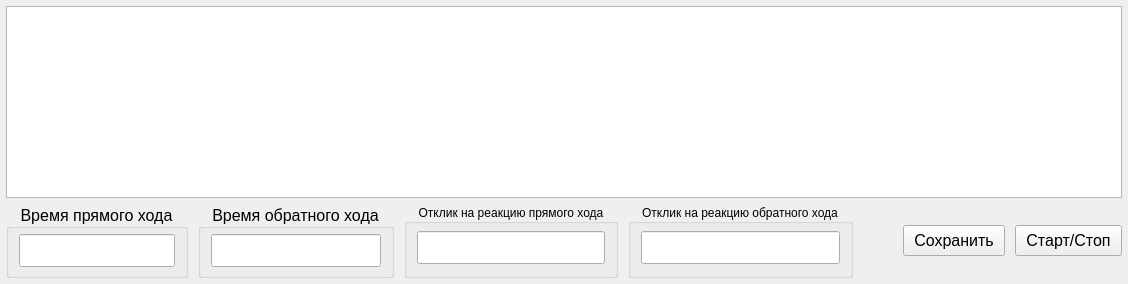
      <widget class="QWidget" name="tab_strokeTest">
       <property name="enabled">
        <bool>true</bool>
       </property>
       <property name="focusPolicy">
        <enum>Qt::FocusPolicy::StrongFocus</enum>
       </property>
       <attribute name="title">
        <string>Тест полного хода</string>
       </attribute>
       <layout class="QVBoxLayout" name="verticalLayout_26">
        <property name="leftMargin">
         <number>6</number>
        </property>
        <property name="topMargin">
         <number>6</number>
        </property>
        <property name="rightMargin">
         <number>6</number>
        </property>
        <property name="bottomMargin">
         <number>6</number>
        </property>
        <item>
         <widget class="Widgets::Chart::ChartView" name="Chart_stroke"/>
        </item>
        <item>
         <layout class="QHBoxLayout" name="horizontalLayout_strokeTest_menu">
          <property name="spacing">
           <number>10</number>
          </property>
          <item>
           <widget class="QGroupBox" name="groupBox_strokeTest_forwardTime">
            <property name="font">
             <font>
              <family>Segoe UI</family>
              <pointsize>12</pointsize>
             </font>
            </property>
            <property name="title">
             <string>Время прямого хода</string>
            </property>
            <property name="alignment">
             <set>Qt::AlignmentFlag::AlignCenter</set>
            </property>
            <layout class="QHBoxLayout" name="horizontalLayout_19">
             <property name="spacing">
              <number>0</number>
             </property>
             <property name="leftMargin">
              <number>10</number>
             </property>
             <property name="topMargin">
              <number>5</number>
             </property>
             <property name="rightMargin">
              <number>10</number>
             </property>
             <property name="bottomMargin">
              <number>8</number>
             </property>
             <item>
              <widget class="QLineEdit" name="lineEdit_strokeTest_forwardTime">
               <property name="sizePolicy">
                <sizepolicy hsizetype="Expanding" vsizetype="Maximum">
                 <horstretch>0</horstretch>
                 <verstretch>0</verstretch>
                </sizepolicy>
               </property>
               <property name="font">
                <font>
                 <family>Segoe UI</family>
                 <pointsize>12</pointsize>
                </font>
               </property>
               <property name="focusPolicy">
                <enum>Qt::FocusPolicy::NoFocus</enum>
               </property>
               <property name="styleSheet">
                <string notr="true">padding: 5px 5px;</string>
               </property>
               <property name="alignment">
                <set>Qt::AlignmentFlag::AlignCenter</set>
               </property>
               <property name="readOnly">
                <bool>true</bool>
               </property>
              </widget>
             </item>
            </layout>
           </widget>
          </item>
          <item>
           <widget class="QGroupBox" name="groupBox__strokeTest_backwardTime">
            <property name="font">
             <font>
              <family>Segoe UI</family>
              <pointsize>12</pointsize>
             </font>
            </property>
            <property name="title">
             <string>Время обратного хода</string>
            </property>
            <property name="alignment">
             <set>Qt::AlignmentFlag::AlignCenter</set>
            </property>
            <layout class="QHBoxLayout" name="horizontalLayout_20">
             <property name="spacing">
              <number>0</number>
             </property>
             <property name="leftMargin">
              <number>10</number>
             </property>
             <property name="topMargin">
              <number>5</number>
             </property>
             <property name="rightMargin">
              <number>10</number>
             </property>
             <property name="bottomMargin">
              <number>8</number>
             </property>
             <item>
              <widget class="QLineEdit" name="lineEdit_strokeTest_backwardTime">
               <property name="sizePolicy">
                <sizepolicy hsizetype="Expanding" vsizetype="Maximum">
                 <horstretch>0</horstretch>
                 <verstretch>0</verstretch>
                </sizepolicy>
               </property>
               <property name="font">
                <font>
                 <family>Segoe UI</family>
                 <pointsize>12</pointsize>
                </font>
               </property>
               <property name="focusPolicy">
                <enum>Qt::FocusPolicy::NoFocus</enum>
               </property>
               <property name="styleSheet">
                <string notr="true">padding: 5px 5px;</string>
               </property>
               <property name="alignment">
                <set>Qt::AlignmentFlag::AlignCenter</set>
               </property>
               <property name="readOnly">
                <bool>true</bool>
               </property>
              </widget>
             </item>
            </layout>
           </widget>
          </item>
          <item>
           <widget class="QGroupBox" name="groupBox_5">
            <property name="focusPolicy">
             <enum>Qt::FocusPolicy::NoFocus</enum>
            </property>
            <property name="title">
             <string>Отклик на реакцию прямого хода</string>
            </property>
            <property name="alignment">
             <set>Qt::AlignmentFlag::AlignCenter</set>
            </property>
            <layout class="QVBoxLayout" name="verticalLayout_16">
             <property name="spacing">
              <number>0</number>
             </property>
             <property name="leftMargin">
              <number>10</number>
             </property>
             <property name="topMargin">
              <number>5</number>
             </property>
             <property name="rightMargin">
              <number>10</number>
             </property>
             <property name="bottomMargin">
              <number>8</number>
             </property>
             <item>
              <widget class="QLineEdit" name="lineEdit_strokeTest_respondingReactionforwardTime">
               <property name="sizePolicy">
                <sizepolicy hsizetype="Expanding" vsizetype="Maximum">
                 <horstretch>0</horstretch>
                 <verstretch>0</verstretch>
                </sizepolicy>
               </property>
               <property name="font">
                <font>
                 <family>Segoe UI</family>
                 <pointsize>12</pointsize>
                </font>
               </property>
               <property name="focusPolicy">
                <enum>Qt::FocusPolicy::NoFocus</enum>
               </property>
               <property name="styleSheet">
                <string notr="true">padding: 5px 5px;</string>
               </property>
               <property name="alignment">
                <set>Qt::AlignmentFlag::AlignCenter</set>
               </property>
               <property name="readOnly">
                <bool>true</bool>
               </property>
              </widget>
             </item>
            </layout>
           </widget>
          </item>
          <item>
           <widget class="QGroupBox" name="groupBox_6">
            <property name="title">
             <string>Отклик на реакцию обратного хода</string>
            </property>
            <property name="alignment">
             <set>Qt::AlignmentFlag::AlignCenter</set>
            </property>
            <layout class="QVBoxLayout" name="verticalLayout">
             <property name="spacing">
              <number>0</number>
             </property>
             <property name="leftMargin">
              <number>10</number>
             </property>
             <property name="topMargin">
              <number>5</number>
             </property>
             <property name="rightMargin">
              <number>10</number>
             </property>
             <property name="bottomMargin">
              <number>8</number>
             </property>
             <item>
              <widget class="QLineEdit" name="lineEdit_strokeTest_respondingReactionbackwardTime">
               <property name="sizePolicy">
                <sizepolicy hsizetype="Expanding" vsizetype="Maximum">
                 <horstretch>0</horstretch>
                 <verstretch>0</verstretch>
                </sizepolicy>
               </property>
               <property name="font">
                <font>
                 <family>Segoe UI</family>
                 <pointsize>12</pointsize>
                </font>
               </property>
               <property name="focusPolicy">
                <enum>Qt::FocusPolicy::NoFocus</enum>
               </property>
               <property name="styleSheet">
                <string notr="true">padding: 5px 5px;</string>
               </property>
               <property name="alignment">
                <set>Qt::AlignmentFlag::AlignCenter</set>
               </property>
               <property name="readOnly">
                <bool>true</bool>
               </property>
              </widget>
             </item>
            </layout>
           </widget>
          </item>
          <item>
           <spacer name="horizontalSpacer_8">
            <property name="orientation">
             <enum>Qt::Orientation::Horizontal</enum>
            </property>
            <property name="sizeHint" stdset="0">
             <size>
              <width>40</width>
              <height>20</height>
             </size>
            </property>
           </spacer>
          </item>
          <item>
           <widget class="QPushButton" name="pushButton_strokeTest_save">
            <property name="sizePolicy">
             <sizepolicy hsizetype="Preferred" vsizetype="Fixed">
              <horstretch>0</horstretch>
              <verstretch>0</verstretch>
             </sizepolicy>
            </property>
            <property name="font">
             <font>
              <family>Segoe UI</family>
              <pointsize>12</pointsize>
             </font>
            </property>
            <property name="focusPolicy">
             <enum>Qt::FocusPolicy::StrongFocus</enum>
            </property>
            <property name="styleSheet">
             <string notr="true">padding: 5px 10px;</string>
            </property>
            <property name="text">
             <string>Сохранить</string>
            </property>
            <property name="shortcut">
             <string>.</string>
            </property>
           </widget>
          </item>
          <item>
           <widget class="QPushButton" name="pushButton_strokeTest_start">
            <property name="sizePolicy">
             <sizepolicy hsizetype="Preferred" vsizetype="Fixed">
              <horstretch>0</horstretch>
              <verstretch>0</verstretch>
             </sizepolicy>
            </property>
            <property name="font">
             <font>
              <family>Segoe UI</family>
              <pointsize>12</pointsize>
             </font>
            </property>
            <property name="focusPolicy">
             <enum>Qt::FocusPolicy::StrongFocus</enum>
            </property>
            <property name="styleSheet">
             <string notr="true">padding: 5px 10px;</string>
            </property>
            <property name="text">
             <string>Старт/Стоп</string>
            </property>
           </widget>
          </item>
         </layout>
        </item>
       </layout>
      </widget>
